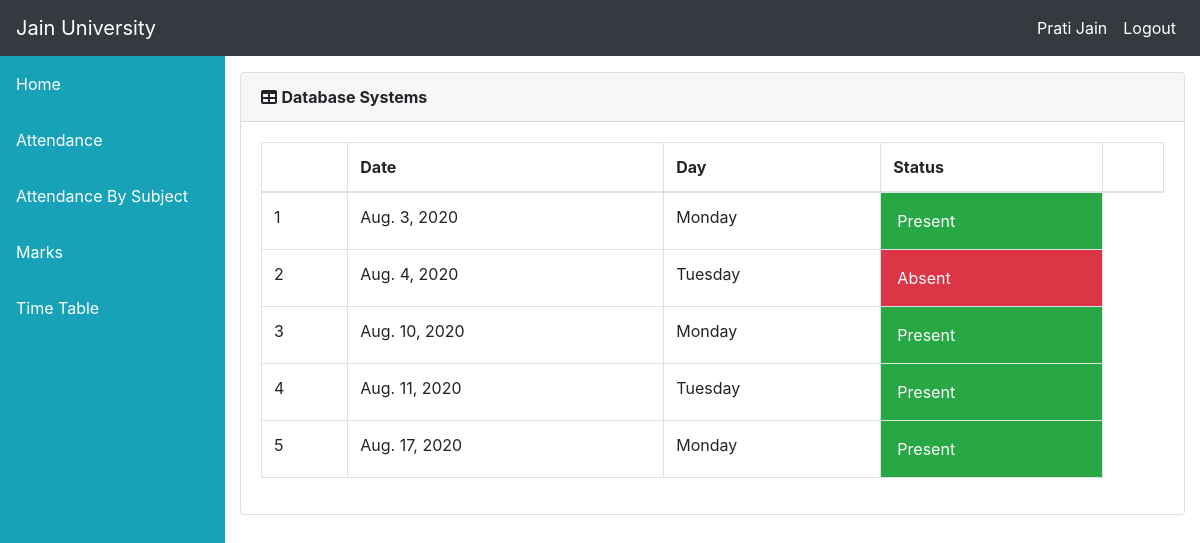
The page /info/student/18BTRCS066/18CIC53/attendance/ (signed in) on the database its author committed.
### info/models.py (models this page shows, shortened)
class User(AbstractUser):
    @property
    def is_student(self):
        if hasattr(self, 'student'):
            return True
        return False

class Student(models.Model):
    user = models.OneToOneField(User, on_delete=models.CASCADE, null=True)
    class_id = models.ForeignKey(Class, on_delete=models.CASCADE, default=1)
    USN = models.CharField(primary_key='True', max_length=100)
    name = models.CharField(max_length=200)
    sex = models.CharField(max_length=50, choices=sex_choice, default='Male')
    DOB = models.DateField(default='1998-01-01')

class Course(models.Model):
    dept = models.ForeignKey(Dept, on_delete=models.CASCADE)
    id = models.CharField(primary_key='True', max_length=50)
    name = models.CharField(max_length=50)
    shortname = models.CharField(max_length=50, default='X')

class Attendance(models.Model):
    course = models.ForeignKey(Course, on_delete=models.CASCADE)
    student = models.ForeignKey(Student, on_delete=models.CASCADE)
    attendanceclass = models.ForeignKey(AttendanceClass, on_delete=models.CASCADE, default=1)
    date = models.DateField(default='2020-8-01')
    status = models.BooleanField(default='True')

### info/views.py (the view)
# urls.py: path('student/<slug:stud_id>/<slug:course_id>/attendance/', views.attendance_detail, name='attendance_detail'),
@login_required()
def attendance_detail(request, stud_id, course_id):
    stud = get_object_or_404(Student, USN=stud_id)
    cr = get_object_or_404(Course, id=course_id)
    att_list = Attendance.objects.filter(course=cr, student=stud).order_by('date')
    return render(request, 'info/att_detail.html', {'att_list': att_list, 'cr': cr})

### info/templates/info/att_detail.html (shortened to what this page needs)
{% extends 'info/base.html' %}
    {% block content %}
        <div class="card mb-3">
            <div class="card-header">
              <i class="fas fa-table"></i>
            <strong>{{ cr.name }}</strong></div>
            <div class="card-body">
              <div class="table-responsive">
                <table class="table table-bordered" id="dataTable" width="100%" cellspacing="0">
                  <thead>
                    <tr>
                        <th> </th>
                        <th>Date</th>
                        <th>Day</th>
                        <th>Status</th>
                        <th></th>
                    </tr>
                  </thead>
                  <tbody>
                        {% for a in att_list %}
                        <tr class="row100 body">
                            <td>{{ forloop.counter }}</td>
                            <td>{{ a.date }}</td>
                            <td>{{ a.date|date:"l" }}</td>
                            {% if a.status %}
                            <td class="p-3 mb-2 bg-success text-white">Present </td>
                            {% else %}
                            <td class="p-3 mb-2 bg-danger text-white">Absent <span class="glyphicon glyphicon-thumbs-down"></span</td>
                            {% endif %}
                        </tr>
                    {% empty %}
                            <p>student has no attendance</p>
                    {% endfor %}
                  </tbody>
                </table>
              </div>
            </div>
          </div>
    {% endblock %}

### info/templates/info/base.html (shortened to what this page needs)
<!DOCTYPE html>
<html lang="en">
  <head>
      {% load static %}
    <link href="{% static '/info/bootstrap/vendor/bootstrap/css/bootstrap.min.css' %}" rel="stylesheet">
    <link href="{% static '/info/bootstrap/vendor/fontawesome-free/css/all.min.css' %}" rel="stylesheet" type="text/css">
    <link href="{% static '/info/bootstrap/vendor/datatables/dataTables.bootstrap4.css' %}" rel="stylesheet">
    <link href="{% static '/info/bootstrap/css/sb-admin.css' %}" rel="stylesheet">
  </head>
  <body id="page-top">
    <nav class="navbar navbar-expand navbar-dark bg-dark static-top">
      <a class="navbar-brand mr-1" href="{% url 'index' %}">Jain University</a>
        <div class="collapse navbar-collapse" id="navbarResponsive">
          <ul class="navbar-nav ml-auto">
            <li class="nav-item active">
                {% if request.user.is_student %}
                    <a class="nav-link text-capitalize">{{ request.user.student.name }}</a>
                {% elif request.user.is_teacher %}
                    <a class="nav-link text-capitalize">{{ request.user.teacher.name }}</a>
                {% endif %}
            </li>
            <li class="nav-item active">
                <a class="nav-link" href="#" data-toggle="modal" data-target="#logoutModal">Logout</a>
            </li>
          </ul>
        </div>
    </nav>
    <div id="wrapper">
      <ul class="sidebar navbar-nav bg-info text-white ">
            <li class="nav-item ">
              <a class="nav-link active" href="{% url 'index' %}">
                <span>Home</span>
              </a>
            </li>
        {% if request.user.is_student %}
            <li class="nav-item ">
              <a class="nav-link active" href="{% url 'attendance' request.user.student.USN %}">
                <span>Attendance</span>
              </a>
            </li>
            <li class="nav-item ">
              <a class="nav-link active" href="{% url 'attendance' request.user.student.USN %}">
                <span>Attendance By Subject</span>
              </a>
            </li>
            <li class="nav-item ">
              <a class="nav-link active" href="{% url 'marks_list' request.user.student.USN %}">
                <span>Marks</span>
              </a>
            </li>
              <li class="nav-item ">
              <a class="nav-link active" href="{% url 'timetable' request.user.student.class_id_id %}">
                <span>Time Table</span>
              </a>
            </li>
        {% endif %}
      </ul>
      <div id="content-wrapper">
        <div class="container-fluid">
            {% block content %}
            {% endblock %}
        </div>
      </div>
    </div>
  </body>
</html>

### rows shown on the page
User: user.student.name "Prati Jain"
Course: name "Database Systems"
Attendance: date "Aug. 3, 2020", date "Monday", status "Present"
Attendance: date "Aug. 4, 2020", date "Tuesday", status "Absent"
Attendance: date "Aug. 10, 2020", date "Monday", status "Present"
Attendance: date "Aug. 11, 2020", date "Tuesday", status "Present"
Attendance: date "Aug. 17, 2020", date "Monday", status "Present"
